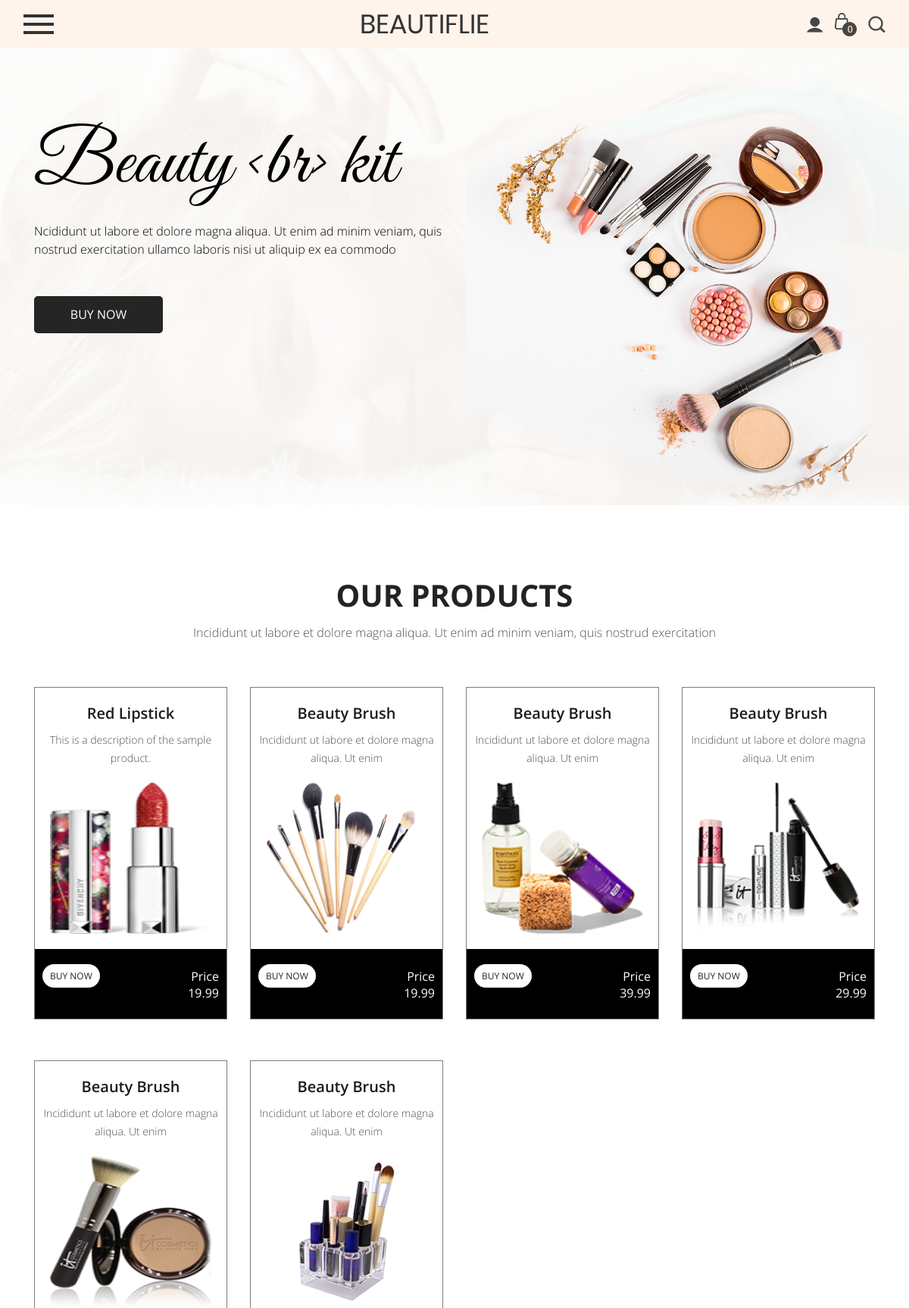
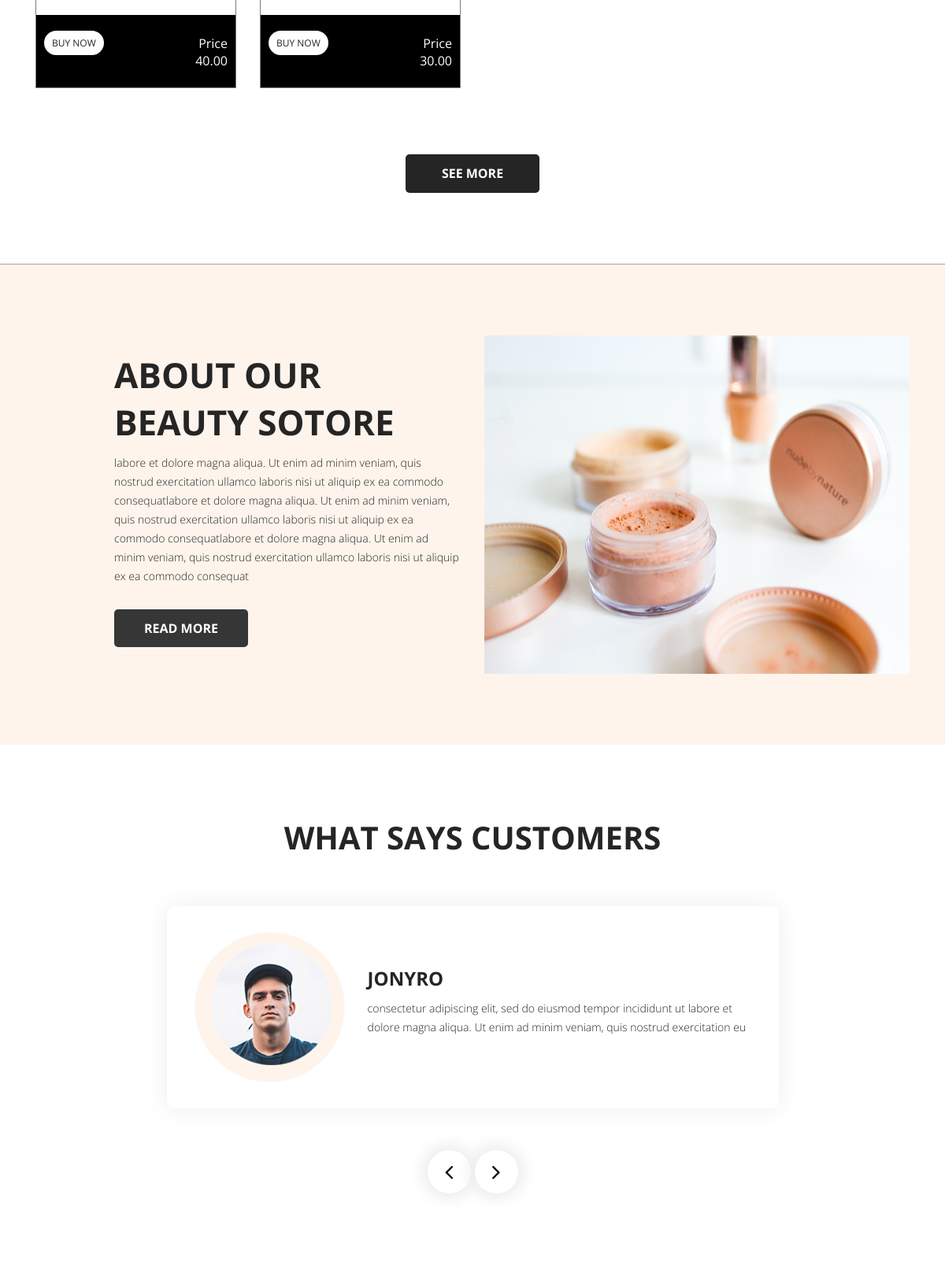
The app's page /welcome/ (upper part) with its own data (2 pictures, top to bottom).
### welcome/models.py (models this page shows, shortened)
class Product(models.Model):
    title = models.CharField(max_length=255)
    description = models.TextField()
    price = models.DecimalField(max_digits=10, decimal_places=2)
    image = models.ImageField(upload_to='product_images/')
    button = models.CharField(max_length=255)

### welcome/views.py (the view)
# urls.py: path('', views.index, name='index'),
def index(request):
    carousel_item = {
        'title': 'Beauty <br> kit',
        'description': 'Ncididunt ut labore et dolore magna aliqua. Ut enim ad minim veniam, quis nostrud exercitation ullamco laboris nisi ut aliquip ex ea commodo',
        'button': 'Buy Now',
        'image': '/images/banner-img.png',
    }
    carousel_images = [carousel_item] * 3  # repeat same slide 3 times
    product_list = Product.objects.all()
    return render(request, 'index.html', {
        'carousel_images': carousel_images,
        'product_list': product_list
    })

### templates/index.html (shortened to what this page needs)
{% extends "base.html" %}
{% block content %}
{% load static %}
<div class="banner_section layout_padding">
    <div id="carouselExampleIndicators" class="carousel slide" data-ride="carousel">
       <div class="carousel-inner">
         {% for items in carousel_images  %}
          <div class="carousel-item {% if forloop.first %}active{% endif %}">
             <div class="container">
                <div class="row">
                   <div class="col-sm-6 test">
                      <h1 class="banner_taital">{{ items.title }}</h1>
                      <p class="banner_text">{{ items.description }}</p>
                      <div class="read_bt"><a href="{{ items.image.url }}">{{ items.button }}</a></div>
                   </div>
                   <div class="col-sm-6">
                      <div class="banner_img"><img src="{% static items.image %}"></div>
                   </div>
                </div>
             </div>
          </div>
          {% endfor %}
       </div>
    </div>
 </div>
 <div class="product_section layout_padding">
   <div class="container">
      <div class="row">
         <div class="col-sm-12">
            <h1 class="product_taital">Our Products</h1>
            <p class="product_text">Incididunt ut labore et dolore magna aliqua. Ut enim ad minim veniam, quis nostrud exercitation</p>
         </div>
      </div>
      <div class="product_section_2 layout_padding">
         <div class="row">
            {% for product in product_list %}
            <div class="col-lg-3 col-sm-6 mb-4">
               <div class="product_box">
                  <h4 class="bursh_text">{{ product.title }}</h4>
                  <p class="lorem_text">{{ product.description }}</p>
                  <img src="{{ product.image.url }}" class="image_1" alt="{{ product.title }}">
                  <div class="btn_main">
                     <div class="buy_bt">
                        <ul>
                           <li><a href="#">{{ product.button|default:"Buy Now" }}</a></li>
                        </ul>
                     </div>
                     <h3 class="price_text">Price {{ product.price }}</h3>
                  </div>
               </div>
            </div>
            {% endfor %}
         </div>
         <div class="seemore_bt"><a href="#">See More</a></div>
      </div>
   </div>
</div>
 <div class="about_section layout_padding">
    <div class="container">
       <div class="about_section_main">
          <div class="row">
             <div class="col-md-6">
                <div class="about_taital_main">
                   <h1 class="about_taital">About Our beauty sotore</h1>
                   <p class="about_text">labore et dolore magna aliqua. Ut enim ad minim veniam, quis nostrud exercitation ullamco laboris nisi ut aliquip ex ea commodo consequatlabore et dolore magna aliqua. Ut enim ad minim veniam, quis nostrud exercitation ullamco laboris nisi ut aliquip ex ea commodo consequatlabore et dolore magna aliqua. Ut enim ad minim veniam, quis nostrud exercitation ullamco laboris nisi ut aliquip ex ea commodo consequat</p>
                   <div class="readmore_bt"><a href="#">Read More</a></div>
                </div>
             </div>
             <div class="col-md-6">
                <div><img src="{% static 'images/about-img.png' %}" class="image_3"></div>
             </div>
          </div>
       </div>
    </div>
 </div>
 <div class="customer_section layout_padding">
    <div class="container">
       <div class="row">
          <div class="col-sm-12">
             <h1 class="customer_taital">What says customers</h1>
          </div>
       </div>
       <div id="main_slider" class="carousel slide" data-ride="carousel">
          <div class="carousel-inner">
             <div class="carousel-item active">
                <div class="client_section_2">
                   <div class="client_main">
                      <div class="client_left">
                         <div class="client_img"><img src="{% static 'images/client-img.png' %}"></div>
                      </div>
                      <div class="client_right">
                         <h3 class="name_text">Jonyro</h3>
                         <p class="dolor_text">consectetur adipiscing elit, sed do eiusmod tempor incididunt ut labore et dolore magna aliqua. Ut enim ad minim veniam, quis nostrud exercitation  eu </p>
                      </div>
                   </div>
                </div>
             </div>
          </div>
          <a class="carousel-control-prev" href="#main_slider" role="button" data-slide="prev">
          <i class="fa fa-angle-left"></i>
          </a>
          <a class="carousel-control-next" href="#main_slider" role="button" data-slide="next">
          <i class="fa fa-angle-right"></i>
          </a>
       </div>
    </div>
 </div>
 <div class="contact_section layout_padding">
 </div>
  {% endblock %}

### records on screen
Product: title "Red Lipstick", description "This is a description of the sample product.", image (picture), button "BUY NOW", price "19.99"
Product: title "Beauty Brush", description "Incididunt ut labore et dolore magna aliqua. Ut enim", image (picture), button "BUY NOW", price "19.99"
Product: title "Beauty Brush", description "Incididunt ut labore et dolore magna aliqua. Ut enim", image (picture), button "BUY NOW", price "39.99"
Product: title "Beauty Brush", description "Incididunt ut labore et dolore magna aliqua. Ut enim", image (picture), button "BUY NOW", price "29.99"
Product: title "Beauty Brush", description "Incididunt ut labore et dolore magna aliqua. Ut enim", image (picture), button "BUY NOW", price "40.00"
Product: title "Beauty Brush", description "Incididunt ut labore et dolore magna aliqua. Ut enim", image (picture), button "BUY NOW", price "30.00"

### other values on screen
{{ items.title }} "Beauty <br> kit"
{{ items.description }} "Ncididunt ut labore et dolore magna aliqua. Ut enim ad minim veniam, quis nostrud exercitation ullamco laboris nisi ut aliquip ex ea commodo"
{{ items.button }} "BUY NOW"
